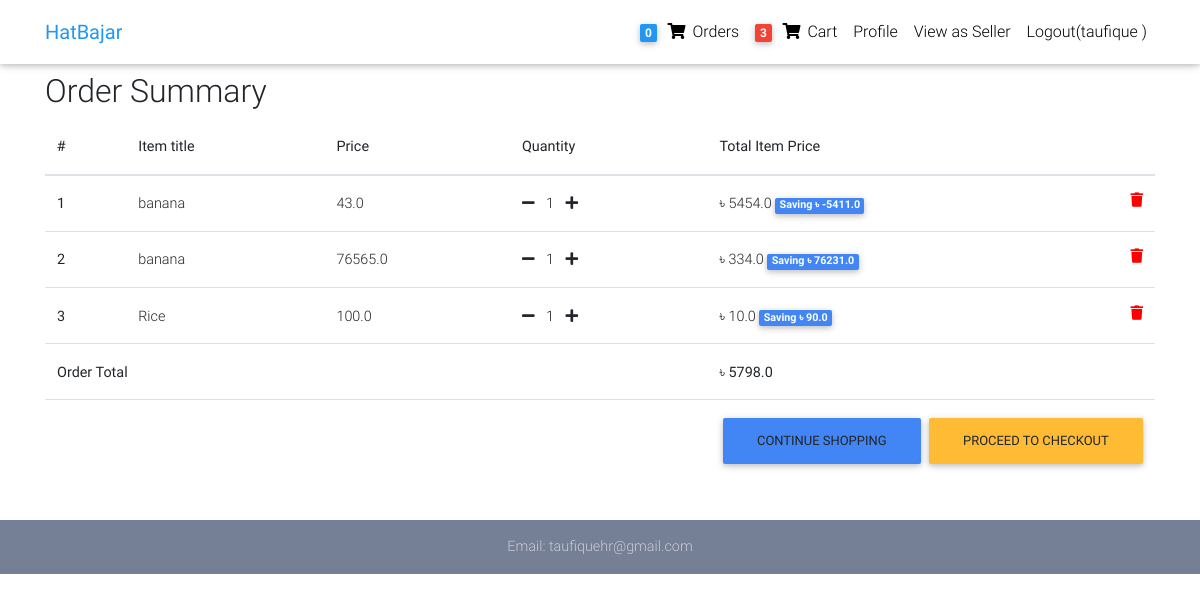
Page /order-summary/ (signed in) on the earlier database version.
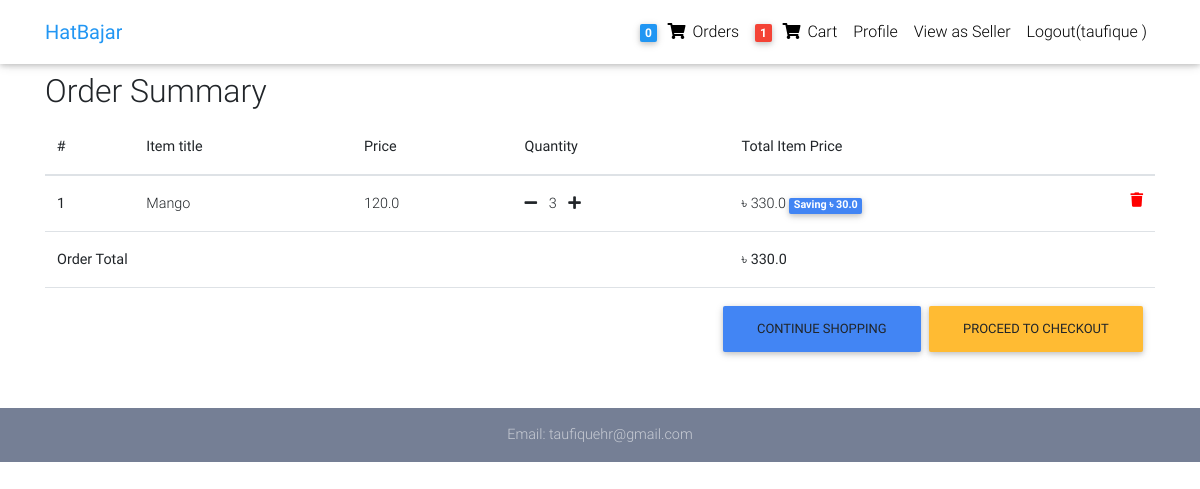
Same page on the later database version.
### core/models.py (models this page shows, shortened)
class Order(models.Model):
    user = models.ForeignKey(User,
                             on_delete=models.CASCADE, default=1)
    ref_code = models.CharField(max_length=20, blank=True, null=True)
    items = models.ManyToManyField(OrderItem)
    start_date = models.DateTimeField(auto_now_add=True)
    ordered_date = models.DateTimeField()
    ordered = models.BooleanField(default=False)
    shipping_address = models.ForeignKey(
        'Address', related_name='shipping_address', on_delete=models.SET_NULL, blank=True, null=True)
    billing_address = models.ForeignKey(
        'Address', related_name='billing_address', on_delete=models.SET_NULL, blank=True, null=True)
    payment = models.ForeignKey(
        'Payment', on_delete=models.SET_NULL, blank=True, null=True)
    coupon = models.ForeignKey(
        'Coupon', on_delete=models.SET_NULL, blank=True, null=True)
    being_delivered = models.BooleanField(default=False)
    received = models.BooleanField(default=False)
    refund_requested = models.BooleanField(default=False)
    refund_granted = models.BooleanField(default=False)
    '''
    1. Item added to cart
    2. Adding a billing address
    (Failed checkout)
    3. Payment
    (Preprocessing, processing, packaging etc.)
    4. Being delivered
    5. Received
    6. Refunds
    '''
    def get_total(self):
        total = 0
        for order_item in self.items.all():
            total += order_item.get_final_price()
        if self.coupon:
            total -= self.coupon.amount
        return total

class OrderItem(models.Model):
    user = models.ForeignKey(User,
                             on_delete=models.CASCADE, default=1)
    ordered = models.BooleanField(default=False)
    item = models.ForeignKey(Item, on_delete=models.CASCADE)
    quantity = models.IntegerField(default=1)
    def get_total_item_price(self):
        return self.quantity * self.item.price
    def get_total_discount_item_price(self):
        return self.quantity * self.item.discount_price
    def get_amount_saved(self):
        return self.get_total_item_price() - self.get_total_discount_item_price()
    def get_final_price(self):
        if self.item.discount_price:
            return self.get_total_discount_item_price()
        return self.get_total_item_price()

class Item(models.Model):
    user = models.ForeignKey(User, on_delete=models.CASCADE, default=1)
    title = models.CharField(max_length=100)
    common_name=models.CharField(default='mango',max_length=100)
    price = models.FloatField()
    discount_price = models.FloatField(blank=True, null=True)
    category = models.CharField(choices=CATEGORY_CHOICES, max_length=100)
    label = models.CharField(choices=LABEL_CHOICES, max_length=1)
    slug = models.SlugField()
    description = models.TextField()
    image = models.ImageField()

### core/views.py (the view)
# urls.py: path('order-summary/', OrderSummaryView.as_view(), name='order-summary'),
class OrderSummaryView(LoginRequiredMixin, View):
    def get(self, *args, **kwargs):
        try:
            order = Order.objects.get(user=self.request.user, ordered=False)
            context = {
                'object': order
            }
            return render(self.request, 'order_summary.html', context)
        except ObjectDoesNotExist:
            messages.warning(self.request, "You do not have an active order")
            return redirect("/")

### core/templatetags/cart_template_tags.py (called while the page is built)
@register.filter
def cart_item_count(user):
    if user.is_authenticated:
        qs = Order.objects.filter(user=user, ordered=False)
        if qs.exists():
            return qs[0].items.count()
    return 0

### templates/order_summary.html (shortened to what this page needs)
{% extends "base.html" %}
{% block content %}
  <main>
    <div class="container">
    <div class="table-responsive text-nowrap">
    <h2>Order Summary</h2>
    <table class="table">
        <thead>
        <tr>
            <th scope="col">#</th>
            <th scope="col">Item title</th>
            <th scope="col">Price</th>
            <th scope="col">Quantity</th>
            <th scope="col">Total Item Price</th>
        </tr>
        </thead>
        <tbody>
        {% for order_item in object.items.all %}
        <tr>
            <th scope="row">{{ forloop.counter }}</th>
            <td>{{ order_item.item.title }}</td>
            <td>{{ order_item.item.price }}</td>
            <td>
                <a href="{% url 'core:remove-single-item-from-cart' order_item.item.slug %}"><i class="fas fa-minus mr-2"></i></a>
                {{ order_item.quantity }}
                <a href="{% url 'core:add-to-cart' order_item.item.slug %}"><i class="fas fa-plus ml-2"></i></a>
            </td>
            <td>
            {% if order_item.item.discount_price %}
                                         ৳ {{ order_item.get_total_discount_item_price }}
                <span class="badge badge-primary">Saving ৳ {{ order_item.get_amount_saved }}</span>
            {% else %}
                                         ৳ {{ order_item.get_total_item_price }}
            {% endif %}
            <a style='color: red;' href="{% url 'core:remove-from-cart' order_item.item.slug %}">
                <i class="fas fa-trash float-right"></i>
            </a>
            </td>
        </tr>
        {% endfor %}
        {% if object.get_total %}
        <tr>
            <td colspan="4"><b>Order Total</b></td>
            <td><b>৳ {{ object.get_total }}</b></td>
        </tr>
        <tr>
            <td colspan="5">
            <a class='btn btn-warning float-right ml-2' href='/checkout/'>Proceed to checkout</a>
            <a class='btn btn-primary float-right' href='/'>Continue shopping</a>
            </td>
        </tr>
        {% endif %}
        </tbody>
    </table>
    </div>
    </div>
  </main>
{% endblock content %}

### templates/navbar.html (shortened to what this page needs)
{% load cart_template_tags %}
<nav class="navbar fixed-top navbar-expand-lg navbar-light white scrolling-navbar">
    <div class="container">
      <a class="navbar-brand waves-effect" href="/">
        <strong class="blue-text">HatBajar</strong>
      </a>
      <div class="collapse navbar-collapse" id="navbarSupportedContent">
        <ul class="navbar-nav nav-flex-icons">
          {% if request.user.is_authenticated %}
          <li class="nav-item">
            <a href="{% url 'core:order-summary' %}" class="nav-link waves-effect">
              <span class="badge blue z-depth-1 mr-1"> 0</span>
              <i class="fas fa-shopping-cart"></i>
              <span class="clearfix d-none d-sm-inline-block">Orders</span>
            </a>
          </li>
          <li class="nav-item">
            <a href="{% url 'core:order-summary' %}" class="nav-link waves-effect">
              <span class="badge red z-depth-1 mr-1"> {{ request.user|cart_item_count }} </span>
              <i class="fas fa-shopping-cart"></i>
              <span class="clearfix d-none d-sm-inline-block"> Cart </span>
            </a>
          </li>
          <li class="nav-item">
            <a class="nav-link waves-effect" href="#">
              <span class="clearfix d-none d-sm-inline-block"> Profile </span>
            </a>
          </li>
          <li class="nav-item">
            <a class="nav-link waves-effect" href="{% url 'core:seller-items' 'ALL' %}">
              <span class="clearfix d-none d-sm-inline-block"> View as Seller </span>
            </a>
          </li>
          <li class="nav-item">
            <a class="nav-link waves-effect" href="{% url 'account_logout' %}">
              <span class="clearfix d-none d-sm-inline-block"> Logout({{ user.username }} ) </span>
            </a>
          </li>
          {% endif %}
        </ul>
      </div>
    </div>
  </nav>

Differences in the rows shown:
removed OrderItem: item "banana", item.price "43.0", quantity "1", get_total_discount_item_price "5454.0", get_amount_saved "-5411.0"
removed OrderItem: item "banana", item.price "76565.0", quantity "1", get_total_discount_item_price "334.0", get_amount_saved "76231.0"
no longer on this page (row unchanged): OrderItem: item "Rice", item.price "100.0", quantity "1", get_total_discount_item_price "10.0", get_amount_saved "90.0"
added OrderItem: item "Mango", item.price "120.0", quantity "3", get_total_discount_item_price "330.0", get_amount_saved "30.0"
computed for Order: get_total "5798.0" → "330.0"
Other differences:
{{ request.user|cart_item_count }}: "3" → "1"
